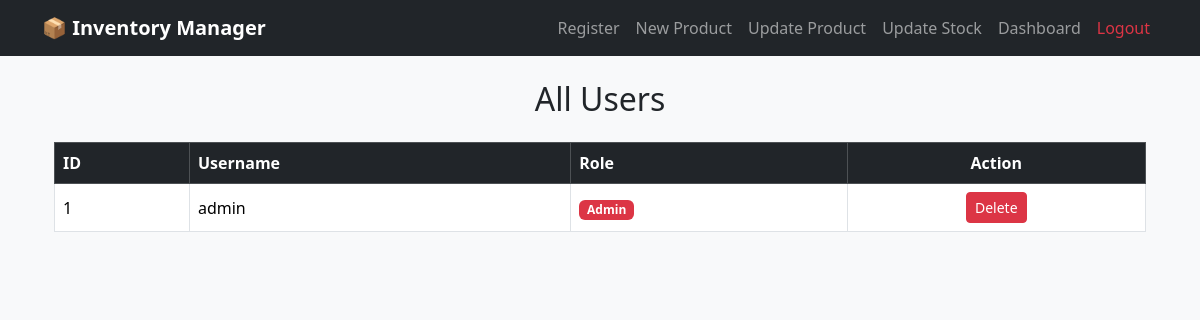
The page /getusers (signed in) on the database as committed earlier.
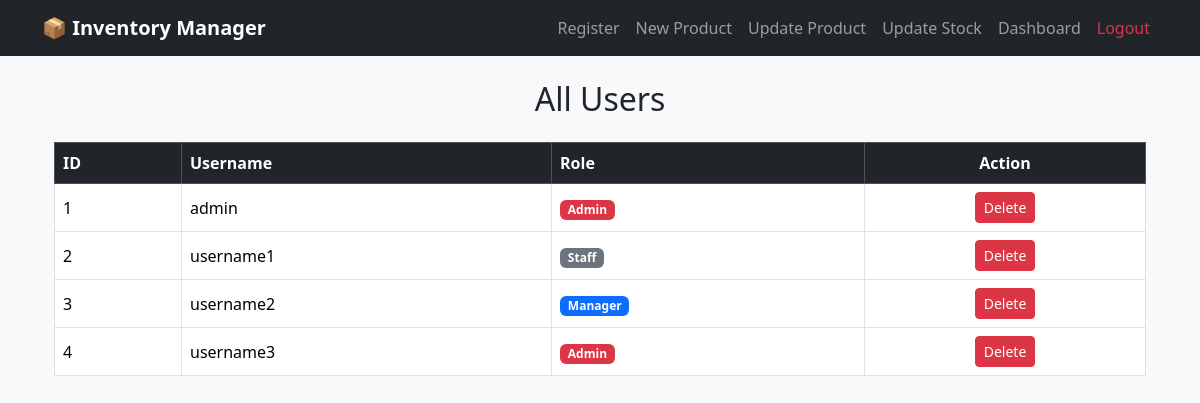
The same page on the database as committed later.
### models.py (models this page shows)
class User(UserMixin, db.Model):
    __tablename__ = "users"
    id = db.Column(db.Integer, primary_key=True)
    fullname = db.Column(db.String(64), nullable=False)
    username = db.Column(db.String(64), unique=True, nullable=False)
    password = db.Column(db.String(128), nullable=False)
    role = db.Column(db.String(20), nullable=False, default="staff")
    transactions = db.relationship("Transaction", backref="user", lazy=True)

### routes.py (the view)
@routes_bp.route("/getusers")
@login_required
@role_required("admin")
def get_users():
    users = User.query.all()
    return render_template("users.html", users=users)

### app.py (called while the page is built)
@login_manager.user_loader
def load_user(user_id):
    return db.session.get(User, int(user_id))

### utils.py (called while the page is built)
def role_required(*roles):
    def wrapper(fn):
        @wraps(fn)
        def decorated_view(*args, **kwargs):
            if not current_user.is_authenticated:
                return abort(403)  # user not logged in
            if current_user.role not in roles:
                return abort(403)  # logged in but wrong role
            return fn(*args, **kwargs)
        return decorated_view
    return wrapper

### templates/users.html
{% extends "base.html" %}
{% block content %}
<div class="container mt-4">
  <h2 class="mb-4 text-center">All Users</h2>
  <div class="table-responsive">
    <table class="table table-bordered table-hover align-middle">
      <thead class="table-dark">
        <tr>
          <th>ID</th>
          <th>Username</th>
          <th>Role</th>
          <th class="text-center">Action</th>
        </tr>
      </thead>
      <tbody>
        {% for user in users %}
        <tr>
          <td>{{ user.id }}</td>
          <td>{{ user.username }}</td>
          <td>
            <span class="badge
              {% if user.role == 'admin' %}
                bg-danger
              {% elif user.role == 'manager' %}
                bg-primary
              {% else %}
                bg-secondary
              {% endif %}
            ">
              {{ user.role | capitalize }}
            </span>
          </td>
          <td class="text-center">
            <form action="{{ url_for('routes.delete_user', user_id=user.id) }}" method="POST" style="display:inline;">
              <button type="submit" class="btn btn-sm btn-danger" onclick="return confirm('Delete this user?');">
                Delete
              </button>
            </form>
          </td>
        </tr>
        {% endfor %}
      </tbody>
    </table>
  </div>
</div>
{% endblock %}

### templates/base.html (shortened to what this page needs)
<!DOCTYPE html>
<html lang="en">
<head>
  <link href="https://cdn.jsdelivr.net/npm/bootstrap@5.3.2/dist/css/bootstrap.min.css" rel="stylesheet">
</head>
<body class="bg-light">
  <nav class="navbar navbar-expand-lg navbar-dark bg-dark">
    <div class="container">
      <a class="navbar-brand fw-bold" href="{{ url_for('routes.dashboard') }}">📦 Inventory Manager</a>
      <div class="collapse navbar-collapse" id="navbarNav">
        <ul class="navbar-nav ms-auto">
          <li class="nav-item">
            <a class="nav-link" href="{{ url_for('routes.register') }}">Register</a>
          </li>
          <li class="nav-item">
            <a class="nav-link" href="{{ url_for('routes.add_product') }}">New Product</a>
          </li>
          <li class="nav-item">
            <a class="nav-link" href="{{ url_for('routes.update_product') }}">Update Product</a>
          </li>
          <li class="nav-item">
            <a class="nav-link" href="{{ url_for('routes.update_stock') }}">Update Stock</a>
          </li>
          <li class="nav-item">
            <a class="nav-link" href="{{ url_for('routes.dashboard') }}">Dashboard</a>
          </li>
          {% if current_user.is_authenticated %}
            <li class="nav-item">
              <a class="nav-link text-danger" href="{{ url_for('routes.logout') }}">Logout</a>
            </li>
          {% endif %}
        </ul>
      </div>
    </div>
  </nav>
  <div class="container mt-4">
    {% block content %}
    {% endblock %}
  </div>
</body>
</html>

Rows that differ between the two databases and show on the page:
added User: id "2", username "username1", role "Staff"
added User: id "3", username "username2", role "Manager"
added User: id "4", username "username3", role "Admin"
